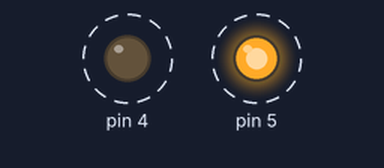
Bench run of a sketch on a simulated Arduino Uno, built with avr-gcc and run on an emulated ATmega328P. On the bench: output pins drawn as LEDs (lit = HIGH). Dashed ring = blinking.

Above: at 0.5 s.
Timing chart, 0 to 4.6 s (numbered marks = the images above):
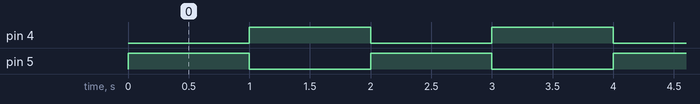

The sketch:

L298N_motor_drive.ino
```cpp
void setup() {
  // put your setup code here, to run once:
 pinMode(4, OUTPUT);
 pinMode(5, OUTPUT);


}

void loop() {
  // put your main code here, to run repeatedly:
  digitalWrite(5, HIGH);
  delay(1000);
  digitalWrite(5, LOW);

  digitalWrite(4, HIGH);
  delay(1000);
  digitalWrite(4, LOW);


}
```

Measured:
- by itself, pin 4, pin 5: alternates HIGH for 1.0 s and LOW for 1.0 s
- by itself, everything shown: repeats every 2.0 s, in 3 steps
